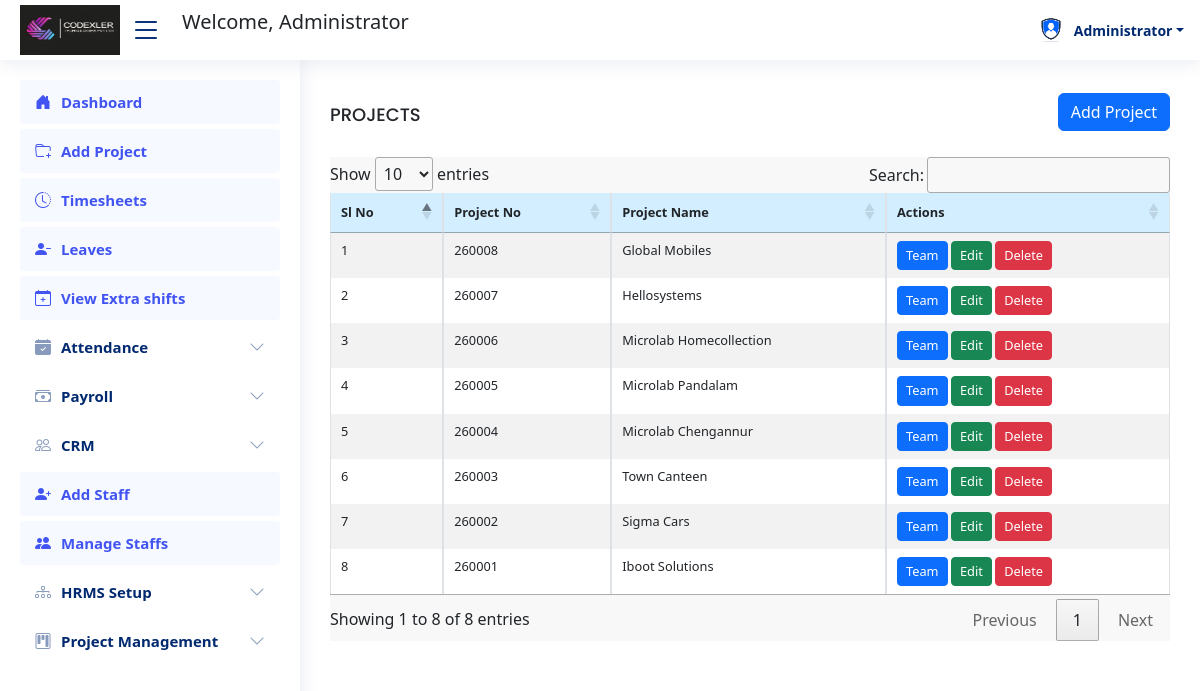
Screenshot of /add_project (signed in) with the database file from the repository.
### codex_app/models.py (models this page shows, shortened)
class Registration(models.Model):
    Emp_Id = models.CharField(max_length=200, null=True, blank=True)
    First_name = models.CharField(max_length=200, null=True, blank=True)
    department = models.ForeignKey(
        Department,
        on_delete=models.SET_NULL,
        null=True,
        blank=True
    )
    designation = models.ForeignKey(
        Designation,
        on_delete=models.SET_NULL,
        null=True,
        blank=True
    )
    Email = models.EmailField(max_length=200, null=True, blank=True)
    Password = models.CharField(max_length=200, null=True, blank=True)
    Mobile_Number = models.CharField(max_length=200, null=True, blank=True)
    Registration_date = models.DateField(null=True, blank=True)
    Image = models.ImageField(upload_to='images/', null=True, blank=True)
    Gender = models.CharField(max_length=200, null=True, blank=True)
    Address = models.CharField(max_length=1000, null=True, blank=True)
    Location = models.CharField(max_length=1000, null=True, blank=True)
    User_role = models.CharField(max_length=200, null=True, blank=True)
    user = models.OneToOneField(
        User,
        on_delete=models.CASCADE,
        null=True,
        blank=True
    )

class CreateProject(models.Model):
    employee = models.ForeignKey(
        Registration,
        on_delete=models.CASCADE,
        null=True,
        blank=True
    )
    project_name = models.CharField(max_length=255, null=True, blank=True)
    project_no = models.CharField(max_length=100, unique=True, null=True, blank=True)
    remarks = models.CharField(max_length=100, null=True, blank=True)
    week_no = models.CharField(max_length=100, null=True, blank=True)

### codex_app/views.py (the view, shortened to what this page needs)
# urls.py: path('add_project', views.add_project, name='add_project'),
@login_required
def add_project(request):
    bok = Registration.objects.get(id=request.session['logg'])
    projects = CreateProject.objects.all()
    return render(request, 'add_project.html',{'projects': projects,'bok':bok})

### templates/add_project.html (shortened to what this page needs)
{% include 'admin_navbar.html' %}
{% load static %}
<!DOCTYPE html>
<html lang="en">
<head>
    <link href="https://cdn.jsdelivr.net/npm/bootstrap@5.3.0/dist/css/bootstrap.min.css" rel="stylesheet">
    <link rel="stylesheet" href="https://pro.fontawesome.com/releases/v5.10.0/css/all.css">
    <link rel="stylesheet" href="https://cdn.datatables.net/1.13.4/css/jquery.dataTables.min.css">
</head>
<body>
<main id="main" class="main">
    <div class="d-flex justify-content-between align-items-center mt-1">
        <h3 class="card-title">PROJECTS</h3>
        <button type="button" class="btn btn-primary" data-bs-toggle="modal" data-bs-target="#projectModal">
            Add Project
        </button>
    </div>
        <div class="table-responsive mt-3" style="background-color: #f8f8f8;">
            <table id="projectTable"  class="table table-striped table-bordered">
                <thead style="font-size: 0.8rem;">
                    <tr >
                        <th style="background-color: #D3EEFF;">Sl No</th>
                        <th style="background-color: #D3EEFF;">Project No</th>
                        <th style="background-color: #D3EEFF;">Project Name</th>
                        <th style="background-color: #D3EEFF;">Actions</th>
                    </tr>
                </thead>
                <tbody style="font-size: 0.8rem;">
                    {% for project in projects|dictsortreversed:"id" %}
                    <tr>
                        <td>{{ forloop.counter }}</td>
                        <td>{{ project.project_no }}</td>
                     <td style="word-break: break-word;">{{ project.project_name }}</td>
                        <div class="d-flex gap-2" >
                            <td class="d-flex justify-content-start" >
                                <a style="font-size: 0.8rem;" class="btn btn-primary btn-sm text-white mr-2" href="{% url 'worked_staffs' project.id %}">
                               Team
                                </a> &nbsp;
                                <a style="font-size: 0.8rem;" class="btn btn-success btn-sm text-white mr-2" href="{% url 'edit_project' project.id %}">
                                    Edit
                                </a>&nbsp;
                                <button style="font-size: 0.8rem;" type="button" class="btn btn-danger btn-sm" onclick="confirmDelete('{% url 'delete_project' project.id %}')">
                                    Delete
                                </button>
                            </td>
                    </tr>
                    {% empty %}
                    <tr>
                        <td colspan="6" class="text-center">No Data Available</td>
                    </tr>
                    {% endfor %}
                </tbody>
            </table>
        </div>
</main>
</body>
</html>

### templates/admin_navbar.html (shortened to what this page needs)
{% load static %}
<!DOCTYPE html>
<html lang="en">
<head>
  <link rel="stylesheet" href="https://pro.fontawesome.com/releases/v5.10.0/css/all.css">
  <link rel="stylesheet" href="https://cdn.jsdelivr.net/npm/bootstrap@5.3.0/dist/css/bootstrap.min.css">
  <link rel="stylesheet" href="{% static 'assets/vendor/bootstrap-icons/bootstrap-icons.css' %}">
  <link rel="stylesheet" href="{% static 'assets/vendor/boxicons/css/boxicons.min.css' %}">
  <link rel="stylesheet" href="{% static 'assets/vendor/quill/quill.snow.css' %}">
  <link rel="stylesheet" href="{% static 'assets/vendor/remixicon/remixicon.css' %}">
  <link rel="stylesheet" href="{% static 'assets/vendor/simple-datatables/style.css' %}">
  <link rel="stylesheet" href="{% static 'assets/css/style.css' %}">
</head>
<body>
  <header id="header" class="header fixed-top d-flex align-items-center" >
    <div class="d-flex align-items-center justify-content-between" >
      <a href=""><img src="{% static 'logo_c_frame.jpeg' %}" width="100" height="50" alt=""></a>
      <i class="bi bi-list toggle-sidebar-btn"></i>
    </div>
    <div class="search-bar" >
      <p style="font-size:20px;">Welcome, {{ bok.First_name }}
     </p>
    </div>
    <nav class="header-nav ms-auto">
      <ul class="d-flex align-items-center" >
        <li class="nav-item dropdown pe-3" >
          <a class="nav-link nav-profile d-flex align-items-center pe-0" href="#" data-bs-toggle="dropdown" style="background-color: white;">
            <img src="/media/{{ bok.Image }}" alt="" width="30" style="background-color: white;">
            <span class="d-none d-md-block dropdown-toggle ps-2" style="background-color: white;">{{ bok.First_name }}</span>
          </a>
        </li>
      </ul>
    </nav>
  </header>
  <aside id="sidebar" class="sidebar" >
    <ul class="sidebar-nav" id="sidebar-nav">
      <li class="nav-item">
        <a class="nav-link {% if request.resolver_match.url_name == 'admin_home' %}active{% endif %}" href="{% url 'admin_home' %}" >
          <i class="bi bi-house-door-fill"></i> Dashboard
        </a>
      </li>
      <li class="nav-item">
        <a class="nav-link {% if request.resolver_match.url_name == 'add_project' %}active{% endif %}" href="{% url 'add_project' %}" >
          <i class="bi bi-folder-plus" ></i> Add Project
        </a>
      </li>
      <li class="nav-item">
        <a class="nav-link {% if request.resolver_match.url_name == 'all_view_timesheet_admin' %}active{% endif %}" href="{% url 'all_view_timesheet_admin' %}" >
          <i class="bi bi-clock-history" ></i> Timesheets
        </a>
      </li>
      <li class="nav-item">
        <a class="nav-link {% if request.resolver_match.url_name == 'view_leaves_admin_all' %}active{% endif %}" href="{% url 'view_leaves_admin_all' %}">
          <i class="bi bi-person-dash-fill"></i> Leaves
        </a>
      </li>
      <li class="nav-item">
        <a class="nav-link {% if request.resolver_match.url_name == 'view_additional_days_admin' %}active{% endif %}" href="{% url 'view_additional_days_admin' %}" >
          <i class="bi bi-calendar-plus" ></i> View Extra shifts
        </a>
      </li>
     <li class="nav-item">
    <a class="nav-link collapsed"
       data-bs-toggle="collapse"
       href="#attendanceMenu">
        <i class="bi bi-calendar-check-fill"></i>
        <span>Attendance</span>
        <i class="bi bi-chevron-down ms-auto"></i>
    </a>
</li>
<li class="nav-item">
  <a class="nav-link collapsed"
     data-bs-target="#payroll-nav"
     data-bs-toggle="collapse"
     href="#"
    >
    <i class="bi bi-cash-stack" ></i>
    Payroll
    <i class="bi bi-chevron-down ms-auto"></i>
  </a>
</li>
      <li class="nav-item">
    <a class="nav-link collapsed"
       data-bs-target="#crm-nav"
       data-bs-toggle="collapse"
       href="#">
        <i class="bi bi-people"></i>
        <span>CRM</span>
        <i class="bi bi-chevron-down ms-auto"></i>
    </a>
</li>
      <li class="nav-item">
        <a class="nav-link {% if request.resolver_match.url_name == 'register_employee' %}active{% endif %}" href="{% url 'register_employee' %}" >
          <i class="bi bi-person-plus-fill"></i> Add Staff
        </a>
      </li>
      <li class="nav-item">
        <a class="nav-link {% if request.resolver_match.url_name == 'view_staffs' %}active{% endif %}" href="{% url 'view_staffs' %}">
          <i class="bi bi-people-fill" ></i> Manage Staffs
        </a>
      </li>
        <li class="nav-item">
    <a class="nav-link collapsed"
       data-bs-target="#hrms-nav"
       data-bs-toggle="collapse"
       href="#">
        <i class="bi bi-diagram-3"></i>
        <span>HRMS Setup</span>
        <i class="bi bi-chevron-down ms-auto"></i>
    </a>
</li>
        <li class="nav-item">
<a class="nav-link collapsed"
   data-bs-target="#project-nav"
   data-bs-toggle="collapse"
   href="#">
<i class="bi bi-kanban"></i>
<span>Project Management</span>
<i class="bi bi-chevron-down ms-auto"></i>
</a>
</li>
    </ul>
  </aside>
</body>
</html>

### static/assets/css/style.css (style rules this page uses)
:root { scroll-behavior: smooth; }
body { font-family: "Open Sans", sans-serif; background: #f6f9ff; color: #444444; }
a { color: #4154f1; text-decoration: none; }
h1, h2, h3, h4, h5, h6 { font-family: "Nunito", sans-serif; }
#main { margin-top: 60px; padding: 20px 30px; transition: all 0.3s; }
.card-title { padding: 20px 0 15px 0; font-size: 18px; font-weight: 500; color: #012970; font-family: "Poppins", sans-serif; }
.header { transition: all 0.5s; z-index: 997; height: 60px; box-shadow: 0px 2px 20px rgba(1, 41, 112, 0.1); background-color: #fff; padding-left: 20px; }
.header .toggle-sidebar-btn { font-size: 32px; padding-left: 10px; cursor: pointer; color: #012970; }
.header .search-bar { min-width: 360px; padding: 0 20px; }
.header-nav ul { list-style: none; }
.header-nav>ul { margin: 0; padding: 0; }
.header-nav .nav-profile { color: #012970; }
.header-nav .nav-profile img { max-height: 36px; }
.header-nav .nav-profile span { font-size: 14px; font-weight: 600; }
.sidebar { position: fixed; top: 60px; left: 0; bottom: 0; width: 300px; z-index: 996; transition: all 0.3s; padding: 20px; overflow-y: auto; scrollbar-width: thin; scrollbar-color: #aab7cf transparent; box-shadow: 0px 0px 20px rgba(1, 41, 112, 0.1); background-color: #fff; }
@media (min-width: 1200px) { #main, #footer { margin-left: 300px; } }
.sidebar-nav { padding: 0; margin: 0; list-style: none; }
.sidebar-nav li { padding: 0; margin: 0; list-style: none; }
.sidebar-nav .nav-item { margin-bottom: 5px; }
.sidebar-nav .nav-link { display: flex; align-items: center; font-size: 15px; font-weight: 600; color: #4154f1; transition: 0.3; background: #f6f9ff; padding: 10px 15px; border-radius: 4px; }
.sidebar-nav .nav-link i { font-size: 16px; margin-right: 10px; color: #4154f1; }
.sidebar-nav .nav-link.collapsed { color: #012970; background: #fff; }
.sidebar-nav .nav-link.collapsed i { color: #899bbd; }
.sidebar-nav .nav-link .bi-chevron-down { margin-right: 0; transition: transform 0.2s ease-in-out; }

### rows the page displays
Registration: First_name "Administrator", Image (picture)
CreateProject: project_no "260008", project_name "Global Mobiles"
CreateProject: project_no "260007", project_name "Hellosystems"
CreateProject: project_no "260006", project_name "Microlab Homecollection"
CreateProject: project_no "260005", project_name "Microlab Pandalam"
CreateProject: project_no "260004", project_name "Microlab Chengannur"
CreateProject: project_no "260003", project_name "Town Canteen"
CreateProject: project_no "260002", project_name "Sigma Cars"
CreateProject: project_no "260001", project_name "Iboot Solutions"
